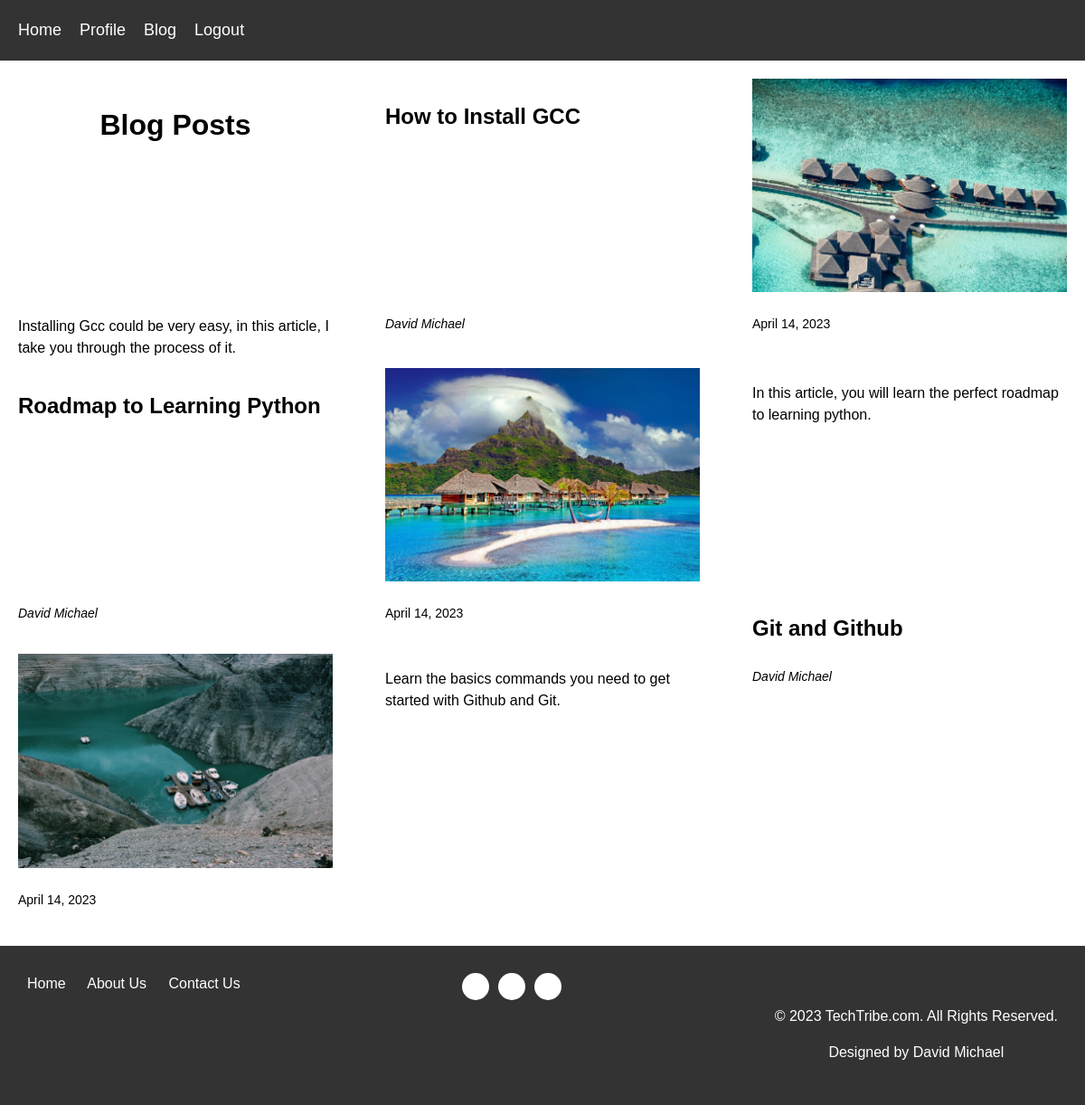
Screenshot of /blog/ (signed in) with the database file from the repository.
### blog/models.py (models this page shows)
class Article(models.Model):
    title = models.CharField(max_length=200)
    image = models.ImageField(upload_to='uploads/')
    content = models.TextField()
    author = models.CharField(max_length=100)
    created_at = models.DateTimeField(auto_now_add=True)

### blog/views.py (the view)
# urls.py: path("", views.blog, name="blog"),
@login_required
def blog(request):
    articles = Article.objects.all()
    context = {
        "articles" : articles,
    }
    return render(request, "blog/blog.html", context)

### blog/templates/blog/blog.html
{% extends "base.html" %}
{% block content %}
<div class="post">
  <h2 id="head">Blog Posts</h2>
  {% for article in articles %}
    <h3 id="post-title">{{ article.title }}</h3>
    <img id="image" src="{{ article.image.url }}" alt="post-image">
    <p id="content">{{ article.content }}</p>
    <p id="author">{{ article.author }}</p>
    <p id="created">{{ article.created_at|date:"F d, Y" }}</p>
    {% endfor %}
</div>
{% endblock content %}

### account/static/css/styles.css (style rules this page uses)
body { margin: 0; padding: 0; font-family: Arial, sans-serif; font-size: 16px; line-height: 1.5; }
main p { line-height: 1.6; margin-bottom: 20px; }
.post { display: flex; flex-wrap: wrap; justify-content: space-between; }
.post > * { width: 30%; margin-bottom: 20px; }
#head { text-align: center; font-size: 32px; margin-bottom: 40px; }
#post-title { font-size: 24px; margin-bottom: 10px; }
#image { max-width: 100%; height: auto; margin-bottom: 10px; }
#content { font-size: 16px; line-height: 1.5; margin-bottom: 10px; }
#author { font-size: 14px; font-style: italic; }
#created { font-size: 14px; }

### rows the page displays
Article: title "How to Install GCC", image (picture), content "Installing Gcc could be very easy, in this article, I take you through the process of it.", author "David Michael", created_at "April 14, 2023"
Article: title "Roadmap to Learning Python", image (picture), content "In this article, you will learn the perfect roadmap to learning python.", author "David Michael", created_at "April 14, 2023"
Article: title "Git and Github", image (picture), content "Learn the basics commands you need to get started with Github and Git.", author "David Michael", created_at "April 14, 2023"
